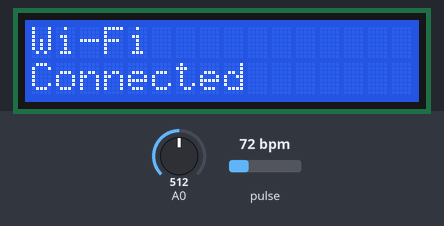
Bench run of a sketch on a simulated ESP8266 (NodeMCU). Shown: 16×2 character LCD. The inputs (shaded band) are chosen by the test bench; at power-on: A0 = 512, pulse 72 bpm. WiFi joins after 1.5 s; servers stay silent unless stated; web services answer with replies made up by the test bench; what the sketch prints to the serial monitor is not drawn.

Above: at 3.6 s.
At 5.6 s:
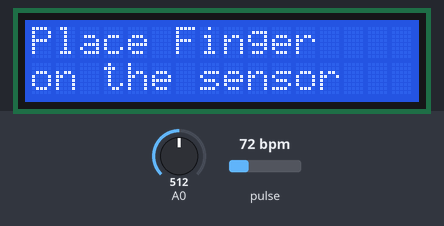
At 7.6 s:
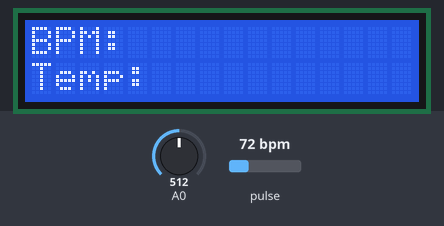
At 12.7 s:
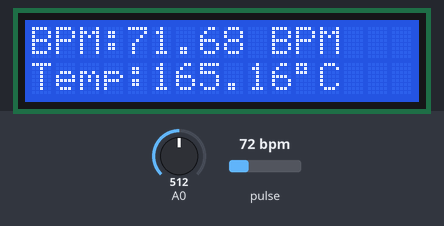

The sketch:

health_thngspeak.ino
```cpp
#include <LiquidCrystal.h>
#include <ESP8266WiFi.h>
#include <Wire.h>
#include "MAX30105.h"
#include "heartRate.h"

LiquidCrystal lcd(D3, D4, D5, D6, D7, D8);
MAX30105 particleSensor;
WiFiClient client;

String apiKey = "API_KEY";     //Keep your Channel API_KEY

const char *ssid =  "USERNAME";     	// Keep your Wi-Fi Username
const char *pass =  "PASSWORD";			// Keep your Wi-Fi Password
const char* server = "api.thingspeak.com";

const byte RATE_SIZE = 4;
byte rates[RATE_SIZE];
byte rateSpot = 0;
long lastBeat = 0;
float beatsPerMinute;
int beatAvg;
float temperature;
float vref = 3.3;
float resolution = vref/1023;

void setup()
{
  Serial.begin(9600);
  lcd.begin(16,2);
  lcd.print("Connecting");
  lcd.setCursor(0,1);
  lcd.print("WiFi...");
  delay(2000);
  Serial.println("Connecting to ");
  Serial.println(ssid);
  WiFi.begin(ssid, pass);
  while (WiFi.status() != WL_CONNECTED)
  {
    delay(500);
    Serial.print(".");
  }
  Serial.println("");
  Serial.println("WiFi connected");
  lcd.clear();
  lcd.print("Wi-Fi");
  lcd.setCursor(0,1);
  lcd.print("Connected");
  delay(2000);
  Serial.println("Initializing...");
  if (!particleSensor.begin(Wire, I2C_SPEED_FAST))
  {
    lcd.clear();
    lcd.print("Heart beat");
    lcd.setCursor(0,1);
    lcd.print("Sensor Failed");
    Serial.println("Heart Beat sensor not found");
    while (1);
  }
  Serial.println("Place your index finger on the sensor.");
  particleSensor.setup();
  particleSensor.setPulseAmplitudeRed(0x0A);
  particleSensor.setPulseAmplitudeGreen(0);
  lcd.clear();
  lcd.print("Place Finger");
  lcd.setCursor(0,1);
  lcd.print("on the sensor");
  delay(2000);
}

void loop()
{
  lcd_print();
  for(int i=0;i<500;i++)
    Heart_Beat();
  Serial.print("BPM=");
  Serial.print(beatsPerMinute);
  Serial.print(", Avg BPM=");
  Serial.print(beatAvg);
  Serial.println();
  lcd.setCursor(4,0);
  lcd.print(beatsPerMinute);
  lcd.print(" BPM");
  temperature = analogRead(A0);
  temperature = (temperature*resolution);
  temperature = temperature*100;
  Serial.print("Temperature: ");
  Serial.println(temperature);
  lcd.setCursor(5,1);
  lcd.print(temperature);
  lcd.print((char)223);
  lcd.print("C");
  Update_Thingspeak();
  delay(5000);
}

void lcd_print(){
  lcd.clear();
  lcd.print("BPM:");
  lcd.setCursor(0,1);
  lcd.print("Temp:");
}

void Heart_Beat(){
  long irValue = particleSensor.getIR();
  if (checkForBeat(irValue) == true)
  {
    long delta = millis() - lastBeat;
    lastBeat = millis();
    beatsPerMinute = 60 / (delta / 1000.0);
    if (beatsPerMinute < 255 && beatsPerMinute > 20)
    {
      rates[rateSpot++] = (byte)beatsPerMinute;
      rateSpot %= RATE_SIZE;
      beatAvg = 0;
      for (byte x = 0 ; x < RATE_SIZE ; x++)
      beatAvg += rates[x];
      beatAvg /= RATE_SIZE;
    }
  }
  if (irValue < 50000){
    beatsPerMinute = 0;
    beatAvg = 0;
  }
}

void Update_Thingspeak(){
  if (client.connect(server,80))
  {
    String line;
    String postStr = apiKey;
    postStr +="&field1=";
    postStr += String(temperature);
    postStr +="&field2=";
    postStr += String(beatsPerMinute);
    postStr += "\r\n\r\n";

    client.print("POST /update HTTP/1.1\n");
    client.print("Host: api.thingspeak.com\n");
    client.print("Connection: close\n");
    client.print("X-THINGSPEAKAPIKEY: "+apiKey+"\n");
    client.print("Content-Type: application/x-www-form-urlencoded\n");
    client.print("Content-Length: ");
    client.print(postStr.length());
    client.print("\n\n");
    client.print(postStr);
   while (client.connected() || client.available())
    {
      if (client.available())
      {
        line = client.readString();
      }
    }
    Serial.println(line);
    client.stop();
    Serial.println("\n[Disconnected]");
  }
  else{
    client.stop();
    Serial.println("connection failed!]");
  }
}
```

Measured:
- what the display in image 0 shows lasts 2.0 s, from 3.6 s to 5.6 s
- what the display in image 2 shows lasts 5.1 s, from 7.6 s to 12.7 s
- what the display in image 3 shows lasts 6.3 s, from 12.7 s to 19.0 s
